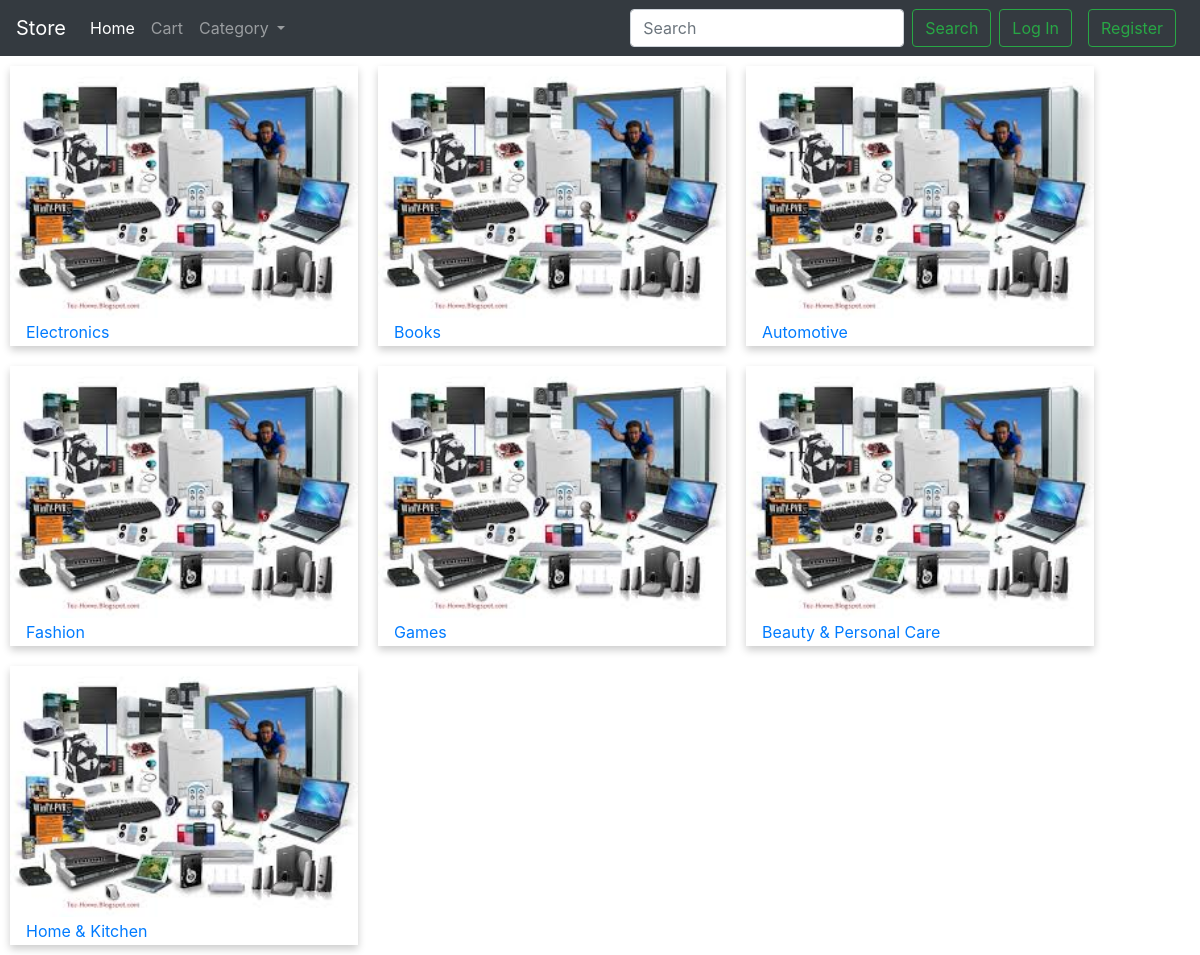
The page / on the database its author committed.
### store/models.py (models this page shows, shortened)
class Category(models.Model):
    name = models.CharField(max_length=64)
    image = models.ImageField(blank=True, null=True)

### store/views.py (the view)
# urls.py: path("", views.index, name="index"),
def index(request):
    category = Category.objects.all()
    context = {
        "category": category,
    }
    return render(request, 'store/index.html', context)

### store/templates/store/index.html (shortened to what this page needs)
{% extends "store/layout.html" %}
{% load static %}
    {% block content %}
        {% for i in category %}
            <div class="card-container">
                <img src="{{i.image.url}}" alt="Category_image">
                <div class="card-info">
                    <a href="{% url 'products' i.id %}">{{ i.name }}</a>
                </div>
            </div>
        {% endfor%}
    {% endblock %}

### store/static/style.css (style rules this page uses)
* { box-sizing: border-box; }
.card-container { box-shadow: 0 4px 8px 0 rgba(0, 0, 0, 0.2); transition: 0.3s; width: 29%; float: left; margin: 10px; }
.card-container img { width: 100%; }
.card-info { padding: 2px 16px; }
.card-container:after { content: ""; display: table; clear: both; }

### rows shown on the page
Category: image (picture), name "Electronics"
Category: image (picture), name "Books"
Category: image (picture), name "Automotive"
Category: image (picture), name "Fashion"
Category: image (picture), name "Games"
Category: image (picture), name "Beauty & Personal Care"
Category: image (picture), name "Home & Kitchen"
